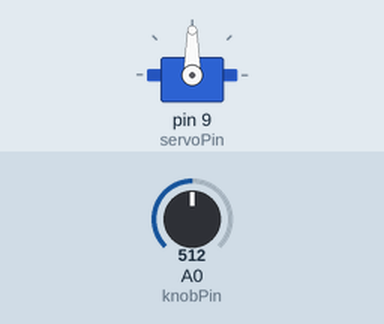
Simulated run of this sketch. Board: Arduino Uno, built with avr-gcc and run on an emulated ATmega328P. Shown: servo. Inputs (shaded band) come from the test bench; at power-on: A0 (knobPin) = 512.

Above: at 1.2 s.
1.3 s: A0 (knobPin) set to 716
At 1.9 s:
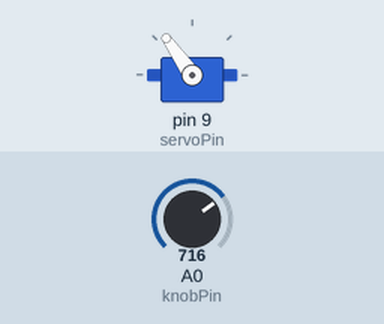
2.8 s: A0 (knobPin) set to 900
At 4.0 s:
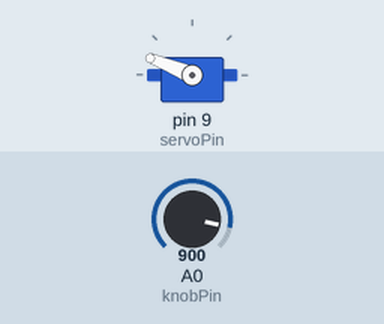
4.3 s: A0 (knobPin) set to 1023
At 5.2 s:
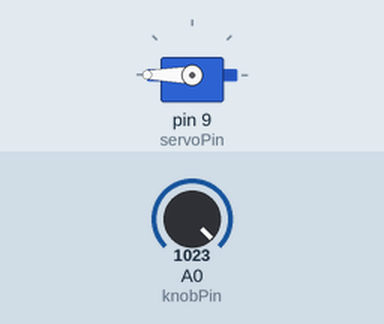
5.8 s: A0 (knobPin) set to 306
At 6.2 s:
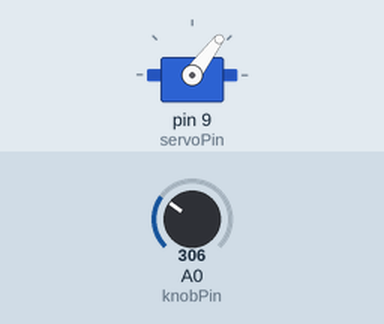
7.3 s: A0 (knobPin) set to 122
At 8.4 s:
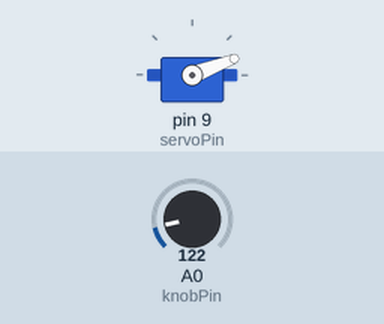
Timing chart, 0 to 9.8 s (numbered marks = the images above; inputs shaded):
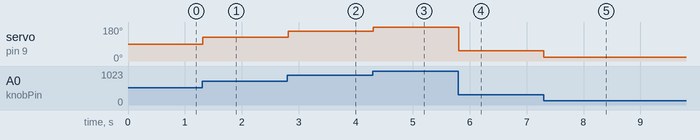

The sketch:

b6_03_buggy_jitter.ino
```cpp
// ==================================================================
//   BAND 6, PART 6  -  THIS ONE TWITCHES ON PURPOSE
//
//   WHAT IT SHOULD DO
//     Hold the arm still wherever the knob is set.
//
//   WHAT IT ACTUALLY DOES
//     The arm never settles. Take your hand right off the knob
//     and the horn still buzzes and shivers.
//
//   WHY
//     analogRead never returns quite the same number twice. Leave
//     the knob alone and you still get 511, 512, 511, 513, 512.
//     That is normal and it is not a fault.
//
//     map() turns those into 89, 90, 89, 90, 90.
//
//     Then you hand every one of them to the servo. A servo asked
//     for a new position twenty times a second will try to reach
//     every one of them, and what you hear is the motor starting
//     and stopping, starting and stopping.
//
//     THE READING IS NOT WRONG. THE PROBLEM IS THAT YOU ACT ON
//     EVERY SINGLE ONE OF THEM.
//
//   THE FIX IS IN b6_04
//     Only move when the new angle is far enough from the last one
//     to be worth moving for. That gap is called a DEADBAND.
//
//   WIRING
//     Same as b6_02.
// ==================================================================

#include <Servo.h>

Servo gate;
int servoPin = 9;
int knobPin = A0;

void setup() {
  gate.attach(servoPin);
}

void loop() {
  int reading = analogRead(knobPin);
  int angle = map(reading, 0, 1023, 0, 180);

  gate.write(angle);   // every single time, whether it changed or not

  delay(20);
}
```

Measured:
- after the input at 1.3 s, servo on pin 9 (servoPin): 90° → 125° at once
- after the input at 2.8 s, servo on pin 9 (servoPin): 125° → 158° at once
- after the input at 4.3 s, servo on pin 9 (servoPin): 158° → 180° at once
- after the input at 5.8 s, servo on pin 9 (servoPin): 180° → 53° at once
- after the input at 7.3 s, servo on pin 9 (servoPin): 53° → 21° at once
